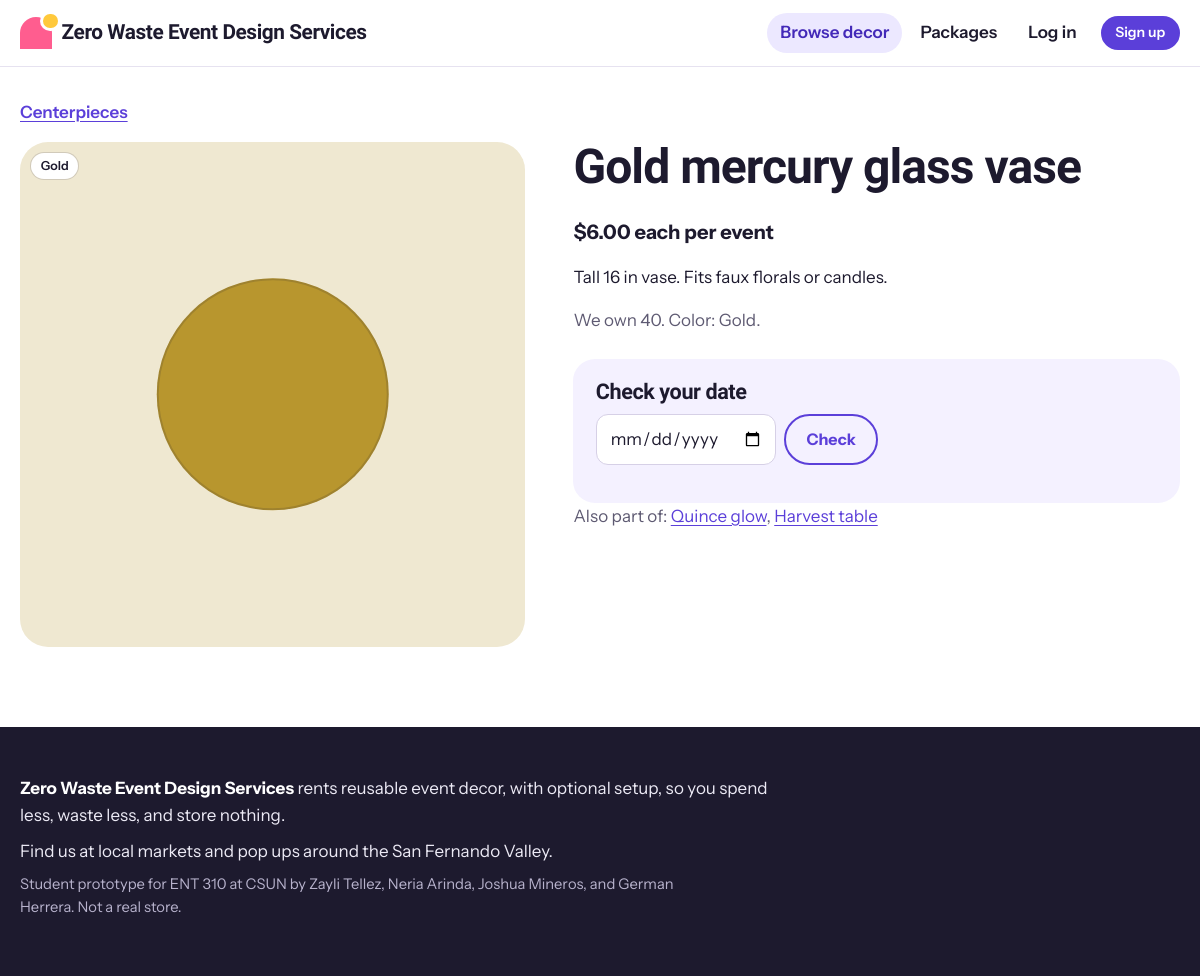
/item.php?id=4, run on the app's committed database.
### tables this page shows
CREATE TABLE items (
  id          INT AUTO_INCREMENT PRIMARY KEY,
  category_id INT NOT NULL,
  name        VARCHAR(120) NOT NULL,
  description TEXT NOT NULL,
  color_name  VARCHAR(40)  NOT NULL DEFAULT 'Assorted',
  color_hex   CHAR(7)      NOT NULL DEFAULT '#CCCCCC',
  price       DECIMAL(8,2) NOT NULL,           
  quantity    INT NOT NULL DEFAULT 1,          
  image_url   VARCHAR(500) NULL,
  is_active   TINYINT(1) NOT NULL DEFAULT 1,
  created_at  TIMESTAMP NOT NULL DEFAULT CURRENT_TIMESTAMP,
  FOREIGN KEY (category_id) REFERENCES categories(id)
);

CREATE TABLE categories (
  id    INT AUTO_INCREMENT PRIMARY KEY,
  name  VARCHAR(60) NOT NULL,
  slug  VARCHAR(60) NOT NULL UNIQUE
);

CREATE TABLE packages (
  id          INT AUTO_INCREMENT PRIMARY KEY,
  name        VARCHAR(120) NOT NULL,
  event_type  VARCHAR(60)  NOT NULL,
  description TEXT NOT NULL,
  price       DECIMAL(8,2) NOT NULL,
  setup_fee   DECIMAL(8,2) NOT NULL DEFAULT 75.00,  
  season      VARCHAR(40) NULL,                     
  color_hex   CHAR(7) NOT NULL DEFAULT '#CCCCCC',
  is_active   TINYINT(1) NOT NULL DEFAULT 1
);

### includes/bootstrap.php (called while the page is built, shortened)
<?php
function db(): PDO
{
    static $pdo = null;
    if ($pdo === null) {
        $dsn = 'mysql:host=' . DB_HOST . ';port=' . DB_PORT . ';dbname=' . DB_NAME . ';charset=utf8mb4';
        $pdo = new PDO($dsn, DB_USER, DB_PASS, [
            PDO::ATTR_ERRMODE            => PDO::ERRMODE_EXCEPTION,
            PDO::ATTR_DEFAULT_FETCH_MODE => PDO::FETCH_ASSOC,
            PDO::ATTR_EMULATE_PREPARES   => false,
        ]);
    }
    return $pdo;
}
function base_url(): string
{
    static $base = null;
    if ($base === null) {
        $script = $_SERVER['SCRIPT_NAME'] ?? '';
        $dir = str_replace('\\', '/', dirname($script));
        $base = rtrim($dir, '/');
    }
    return $base;
}
function url(string $path = ''): string
{
    return base_url() . '/' . ltrim($path, '/');
}
function e(?string $text): string
{
    return htmlspecialchars((string) $text, ENT_QUOTES, 'UTF-8');
}
function money($amount): string
{
    return '$' . number_format((float) $amount, 2);
}
function shape_class(?string $categorySlug): string
{
    return [
        'centerpieces' => 'shape-circle',
        'lighting'     => 'shape-circle',
        'linens'       => 'shape-pill',
        'signs'        => 'shape-pill',
    ][$categorySlug] ?? 'shape-arch';
}
    ob_start(); ?>

### public/item.php (the view, shortened to what this page needs)
<?php
require __DIR__ . '/../includes/bootstrap.php';
$id = (int) ($_GET['id'] ?? 0);
$stmt = db()->prepare('SELECT i.*, c.name AS category_name, c.slug AS category_slug
                       FROM items i JOIN categories c ON c.id = i.category_id
                       WHERE i.id = ? AND i.is_active = 1');
$stmt->execute([$id]);
$item = $stmt->fetch();
$date = $_GET['date'] ?? '';
$stmt = db()->prepare('SELECT p.id, p.name FROM packages p
                       JOIN package_items pi ON pi.package_id = p.id
                       WHERE pi.item_id = ? AND p.is_active = 1');
$stmt->execute([$id]);
$inPackages = $stmt->fetchAll();
$minDate = date('Y-m-d', strtotime('+2 days'));
require __DIR__ . '/../includes/header.php';
?>
<p class="crumbs"><a href="<?= e(url('items.php?category=' . urlencode($item['category_slug']))) ?>"><?= e($item['category_name']) ?></a></p>
<div class="detail">
  <div class="detail-visual">
    <?php if ($item['image_url']): ?>
      <img class="swatch swatch-large" src="<?= e($item['image_url']) ?>" alt="<?= e($item['name']) ?>">
    <?php else: ?>
      <div class="swatch swatch-large <?= shape_class($item['category_slug']) ?>" style="--swatch: <?= e($item['color_hex']) ?>"><span class="swatch-name"><?= e($item['color_name']) ?></span></div>
    <?php endif; ?>
  </div>
  <div class="detail-info">
    <h1><?= e($item['name']) ?></h1>
    <p class="price-line"><?= money($item['price']) ?> each per event</p>
    <p><?= e($item['description']) ?></p>
    <p class="muted">We own <?= (int) $item['quantity'] ?>. Color: <?= e($item['color_name']) ?>.</p>
    <div class="book-box">
      <h2>Check your date</h2>
      <form method="get" class="row-form">
        <input id="date" type="date" name="date" value="<?= e($date) ?>" min="<?= e($minDate) ?>" required>
        <button type="submit" class="btn btn-ghost">Check</button>
      </form>
    </div>
    <?php if ($inPackages): ?>
      <p class="muted">Also part of:
        <?php foreach ($inPackages as $i => $p): ?>
          <a href="<?= e(url('package.php?id=' . $p['id'])) ?>"><?= e($p['name']) ?></a><?= $i < count($inPackages) - 1 ? ',' : '' ?>
        <?php endforeach; ?>
      </p>
    <?php endif; ?>
  </div>
</div>
<?php require __DIR__ . '/../includes/footer.php'; ?>

### public/assets/style.css (style rules this page uses)
:root { --bg: #FFFFFF; --wash: #F4F1FF; --ink: #1D1A2E; --muted: #5E5A72; --line: #E6E2F0; --grape: #5B3FD9; --grape-dark: #4329B8; --grape-soft: #ECE8FF; --pink: #FF5D8F; --pink-soft: #FFE6EE; --sun: #FFC93C; --sun-soft: #FFF4D6; --leaf: #157A4E; --leaf-soft: #E1F5EA; --berry: #C7254E; --berry-soft: #FDE8EE; --display: "Bricolage Grotesque", "Segoe UI", system-ui, sans-serif; --body: "Instrument Sans", "Segoe UI", system-ui, sans-serif; --r-card: 22px; --r-input: 12px; --gap: clamp(1rem, 3vw, 1.5rem); --shadow: 0 1px 2px rgba(29, 26, 46, 0.06), 0 8px 24px rgba(29, 26, 46, 0.06); }
*, *::before, *::after { box-sizing: border-box; }
html { -webkit-text-size-adjust: 100%; }
body { margin: 0; background: var(--bg); color: var(--ink); font: 400 1.0625rem/1.6 var(--body); }
a { color: var(--grape); text-underline-offset: 0.18em; }
h1, h2, h3 { font-family: var(--display); font-weight: 800; line-height: 1.05; letter-spacing: -0.02em; margin: 0 0 0.5em; }
h1 { font-size: clamp(2.1rem, 4.5vw, 3rem); }
h2 { font-size: clamp(1.5rem, 3vw, 1.9rem); margin-top: 2.5rem; }
p { margin: 0 0 1rem; max-width: 68ch; }
.muted { color: var(--muted); }
.btn { display: inline-flex; align-items: center; justify-content: center; background: var(--grape); color: #fff; border: 2px solid var(--grape); border-radius: 999px; padding: 0.6rem 1.25rem; font: 700 1rem/1.2 var(--body); text-decoration: none; cursor: pointer; transition: transform 0.15s ease, background-color 0.15s ease; }
.btn-ghost { background: transparent; color: var(--grape); }
.swatch { position: relative; display: block; overflow: hidden; aspect-ratio: 4 / 3; width: 100%; background: color-mix(in srgb, var(--swatch, #ccc) 22%, #fff); border-radius: var(--r-card) var(--r-card) 0 0; object-fit: cover; }
.swatch::before { content: ""; position: absolute; left: 50%; bottom: 0; width: 42%; height: 76%; transform: translateX(-50%); background: var(--swatch, #ccc); border-radius: 999px 999px 0 0; box-shadow: inset 0 0 0 2px rgba(29, 26, 46, 0.16); transition: transform 0.25s ease; }
.shape-circle::before { width: 46%; height: auto; aspect-ratio: 1; bottom: 50%; transform: translate(-50%, 50%); border-radius: 50%; }
.swatch-name { position: absolute; left: 0.7rem; top: 0.7rem; z-index: 1; background: #fff; color: var(--ink); font-size: 0.78rem; font-weight: 600; padding: 0.2rem 0.6rem; border-radius: 999px; box-shadow: 0 0 0 1px rgba(29, 26, 46, 0.14); }
.swatch-large { border-radius: 28px; aspect-ratio: 1 / 1; }
input, select, textarea { font: inherit; color: var(--ink); padding: 0.6rem 0.8rem; border: 1.5px solid #D6D0E6; border-radius: var(--r-input); background: #fff; max-width: 100%; }
.row-form { display: flex; gap: 0.5rem; flex-wrap: wrap; margin-bottom: 1rem; }
.crumbs { margin-bottom: 1rem; font-weight: 600; }
.detail { display: grid; grid-template-columns: minmax(0, 5fr) minmax(0, 6fr); gap: clamp(1.5rem, 4vw, 3rem); align-items: start; }
.detail-visual { position: sticky; top: 5.5rem; }
.price-line { font-size: 1.25rem; font-weight: 700; }
.book-box { margin-top: 1.5rem; padding: 1.4rem; background: var(--wash); border-radius: var(--r-card); }
.book-box h2 { margin-top: 0; font-size: 1.35rem; }

### data on the page
items: category.name "Centerpieces", color_name "Gold", name "Gold mercury glass vase", price "$6.00", description "Tall 16 in vase. Fits faux florals or candles.", quantity "40"
packages: name "Quince glow"
packages: name "Harvest table"

### other printed values
SITE_NAME "Zero Waste Event Design Services"
$label "Browse decor Packages Log in"
